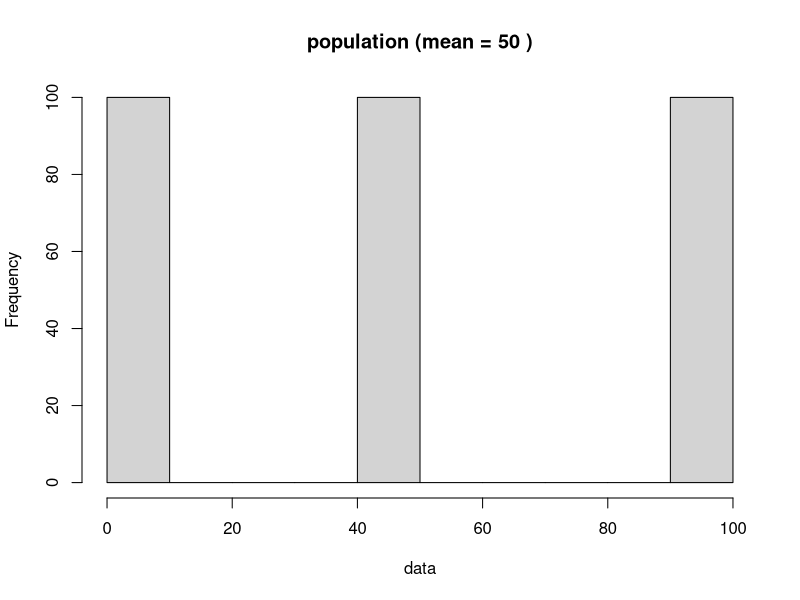
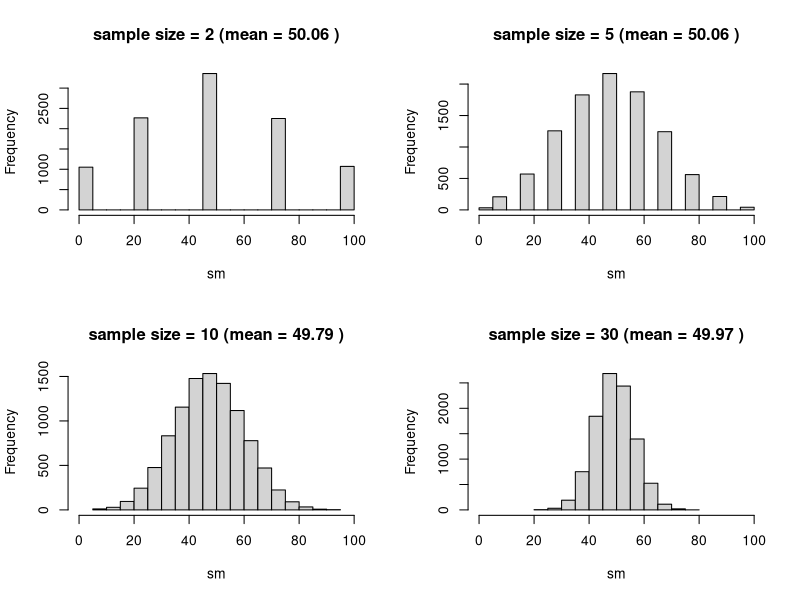
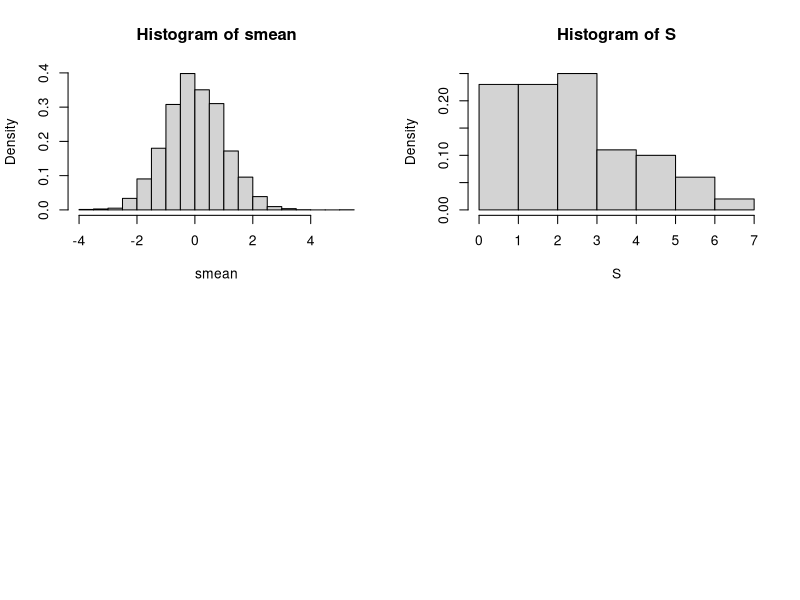

Reproduce these figures in R, in order.
data <- c(rep(0, 100), rep (50, 100), rep(100, 100))
pop_mean <- mean(data)
hist(data, xlim = c(0, 100), 
     main = paste('population (mean =', as.character(pop_mean), ')'))

par(mfrow = c(2, 2))

sm <- sapply(1:10000, function(i) mean(sample(data, 2, replace = F)))
sample_mean <- round(mean(sm), 2)
hist(sm, xlim = c(0, 100), 
     main = paste('sample size = 2 (mean =', as.character(sample_mean), ')'))

sm <- sapply(1:10000, function(i) mean(sample(data, 5, replace = F)))
sample_mean <- round(mean(sm), 2)
hist(sm, xlim = c(0, 100), 
     main = paste('sample size = 5 (mean =', as.character(sample_mean), ')'))

sm <- sapply(1:10000, function(i) mean(sample(data, 10, replace = F)))
sample_mean <- round(mean(sm), 2)
hist(sm, xlim = c(0, 100), 
     main = paste('sample size = 10 (mean =', as.character(sample_mean), ')'))

sm <- sapply(1:10000, function(i) mean(sample(data, 30, replace = F)))
sample_mean <- round(mean(sm), 2)
hist(sm, xlim = c(0, 100), 
     main = paste('sample size = 30 (mean =', as.character(sample_mean), ')'))

## 다시 ##
n <- 100
x <- 3
smean <- numeric(0)

for (i in 1:10000) {
  S = rpois(n, x)
  smean[i] <- (mean(S) - x) / (sqrt(x/n))
}

hist(smean, prob = T)
hist(S, prob = T)
